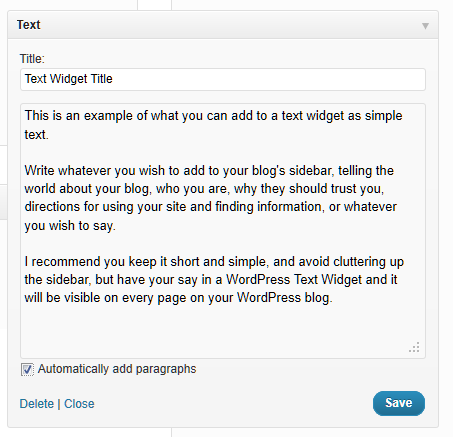
#> input picture test2.png, 453 x 437 px
$ python test2.py   (older library calls are emulated)
#> lines starting #> are read from the running program, lines starting #| are printed output that depends on the picture; after the words box and inside, x2 and y2 are one past the last pixel; in counts of white or black regions, pixels touching at a corner belong together
### process_image.py
import tempfile

import cv2
import numpy as np
from PIL import Image

IMAGE_SIZE = 2500
BINARY_THREHOLD = 180


# Source: https://stackoverflow.com/questions/28935983/preprocessing-image-for-tesseract-ocr-with-opencv#28936254


def process_image_for_ocr(file_path, IMAGE_SIZE=1800):
    temp_filename = set_image_dpi(file_path, IMAGE_SIZE=IMAGE_SIZE)
    im_new = remove_noise_and_smooth(temp_filename)
    return im_new
def getSuffix(filePath):
    dotIndex = filePath.find('.')
    return filePath[dotIndex:]

def set_image_dpi(file_path, IMAGE_SIZE=1800):
    im = Image.open(file_path)
    length_x, width_y = im.size
    factor = max(1, int(IMAGE_SIZE / length_x))
    size = factor * length_x, factor * width_y
    im_resized = im.resize(size, Image.ANTIALIAS)
    temp_file = tempfile.NamedTemporaryFile(delete=False, suffix=getSuffix(file_path))
    temp_filename = temp_file.name
    im_resized.save(temp_filename, dpi=(300, 300))
    return temp_filename


def image_smoothening(img):
    ret1, th1 = cv2.threshold(img, BINARY_THREHOLD, 255, cv2.THRESH_BINARY)
    ret2, th2 = cv2.threshold(th1, 0, 255, cv2.THRESH_BINARY + cv2.THRESH_OTSU)
    blur = cv2.GaussianBlur(th2, (1, 1), 0)
    ret3, th3 = cv2.threshold(blur, 0, 255, cv2.THRESH_BINARY + cv2.THRESH_OTSU)
    return th3


def remove_noise_and_smooth(file_name):
    img = cv2.imread(file_name, 0)
    filtered = cv2.adaptiveThreshold(img.astype(np.uint8), 255, cv2.ADAPTIVE_THRESH_MEAN_C, cv2.THRESH_BINARY, 41, 3)
    kernel = np.ones((1, 1), np.uint8)
    opening = cv2.morphologyEx(filtered, cv2.MORPH_OPEN, kernel)
    closing = cv2.morphologyEx(opening, cv2.MORPH_CLOSE, kernel)
    img = image_smoothening(img)
    or_image = cv2.bitwise_or(img, closing)
    return or_image

### test2.py
import cv2
from PIL import Image
from pytesseract import pytesseract
from process_image import process_image_for_ocr

img = process_image_for_ocr('test2.png', IMAGE_SIZE=1800)
#> in set_image_dpi, im is the input picture: PIL image 453x437 RGB; mean R, G, B 236.9, 237.5, 237.8
#> in set_image_dpi, `im_resized = im.resize(size, Image.ANTIALIAS)`:
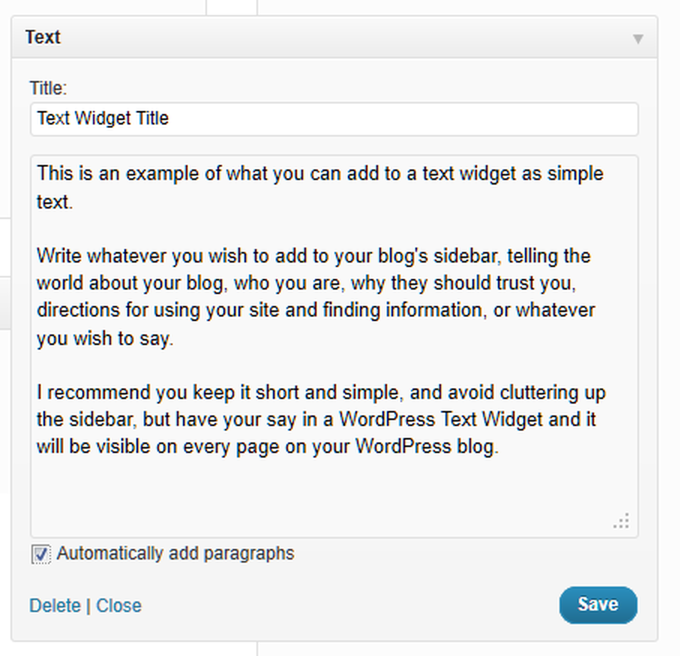
#> im_resized: PIL image 1359x1311 RGB (shown at 1/2 size); mean R, G, B 236.5, 237.1, 237.3
#> in remove_noise_and_smooth, `img = cv2.imread(file_name, 0)`:
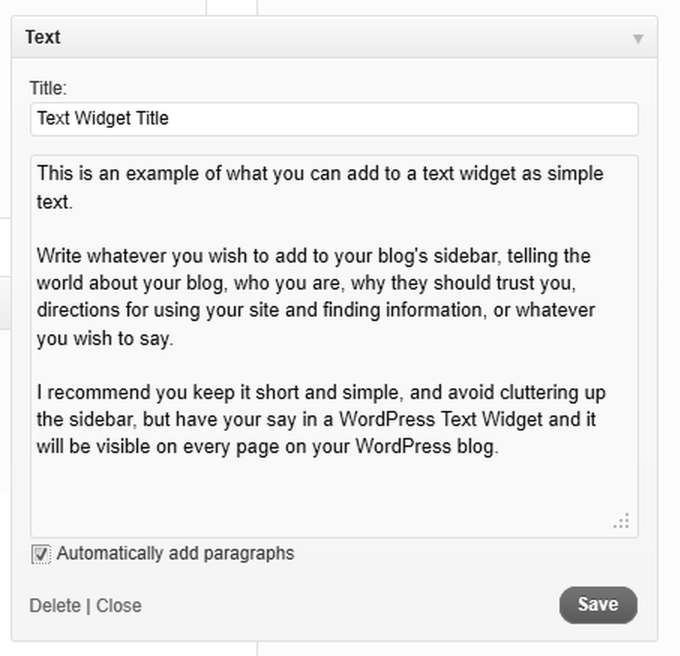
#> img: shape (1311, 1359) (shown at 1/2 size); min 0, max 255, mean 236.8
#> in remove_noise_and_smooth, `filtered = cv2.adaptiveThreshold(img.astype(np.uint8), 255, cv2.ADAPTI..`:
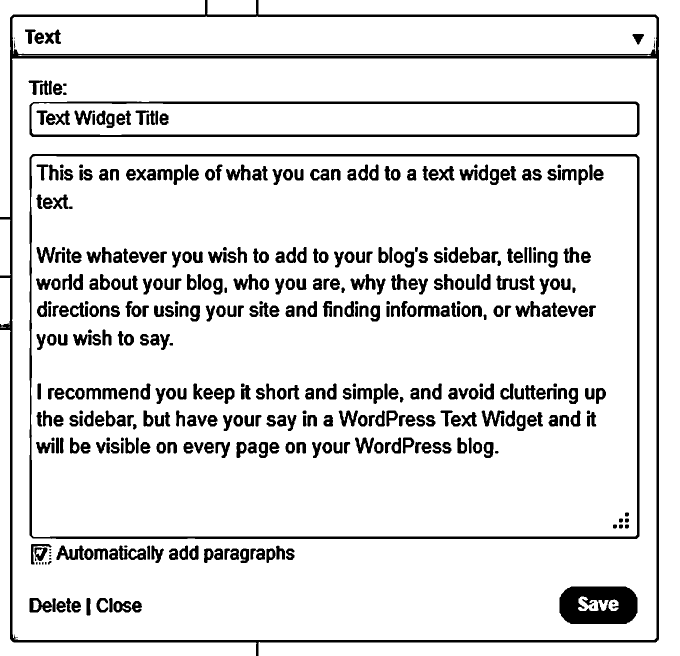
#> filtered: shape (1311, 1359) (shown at 1/2 size); 88.8% white; 468 black regions (13 under 20 px), largest, box (x1, y1, x2, y2) and area: (0, 0, 1318, 1311) 36745, (59, 308, 1279, 1078) 18777, (59, 203, 1279, 274) 12335
#> in image_smoothening, `ret1, th1 = cv2.threshold(img, BINARY_THREHOLD, 255, cv2.THRESH_BINARY)`:
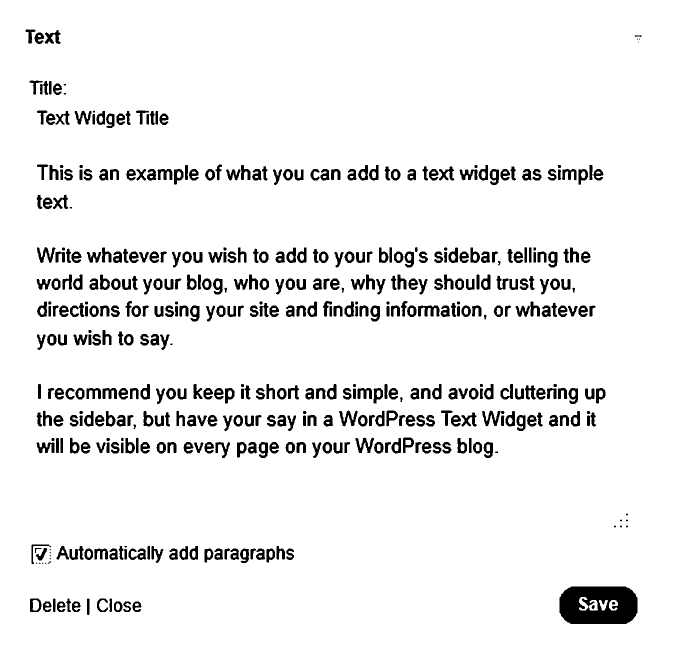
#> th1: shape (1311, 1359) (shown at 1/2 size); 93.3% white; 479 black regions (25 under 20 px), largest, box (x1, y1, x2, y2) and area: (1119, 1173, 1275, 1248) 9821, (836, 611, 879, 633) 575, (964, 821, 1009, 853) 556
#> in image_smoothening, `ret1, th1 = cv2.threshold(img, BINARY_THREHOLD, 255, cv2.THRESH_BINARY)`: ret1 = 180
#> in image_smoothening, `ret2, th2 = cv2.threshold(th1, 0, 255, cv2.THRESH_BINARY + cv2.THRESH_..`: ret2 = 0
#> in remove_noise_and_smooth, `or_image = cv2.bitwise_or(img, closing)`: or_image: shape (1311, 1359); 93.3% white; 479 black regions (27 under 20 px), largest, box (x1, y1, x2, y2) and area: (1119, 1173, 1275, 1248) 9516, (836, 611, 879, 633) 575, (964, 821, 1009, 853) 556
img2 = process_image_for_ocr('ap-physics-c-mech-frq-2017-02.png',IMAGE_SIZE=1800)
#> call 2 of set_image_dpi, with file_path = 'ap-physics-c-mech-frq-2017-02.png', IMAGE_SIZE = 1800
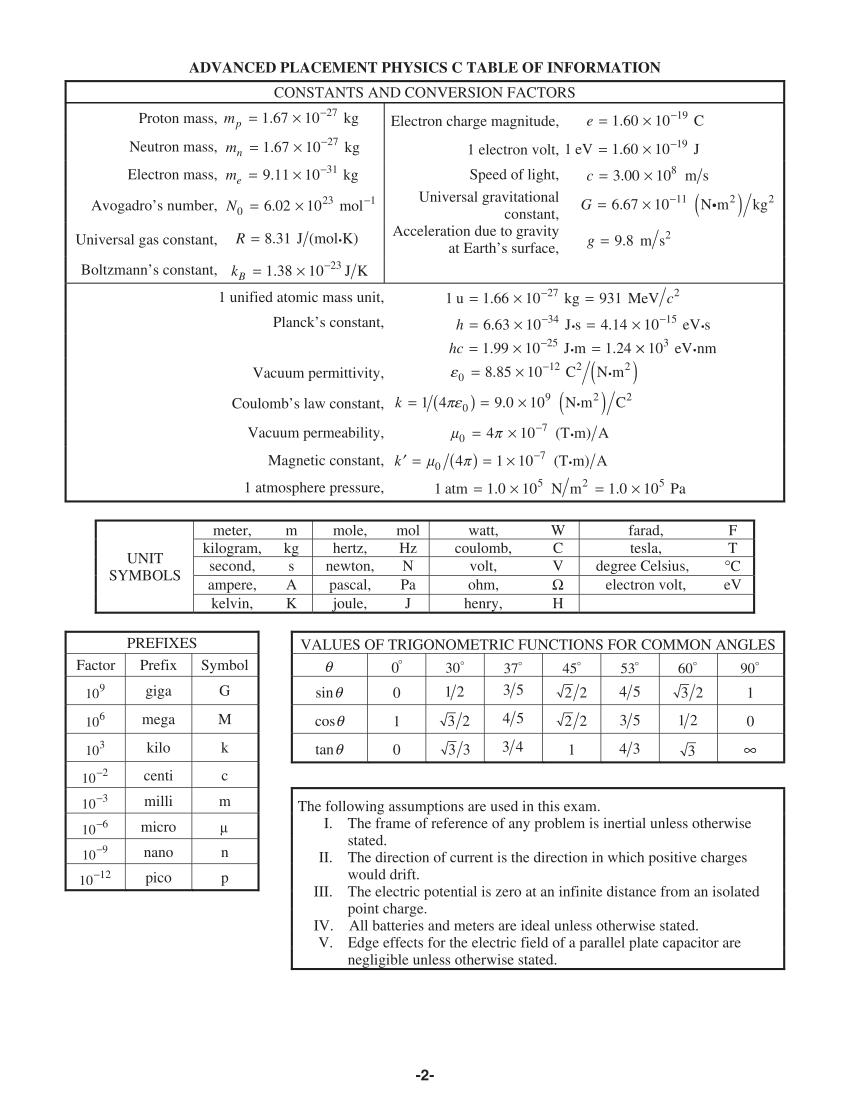
#> input picture ap-physics-c-mech-frq-2017-02.png, 1700 x 2200 px (shown at 1/2 size)
#> in set_image_dpi, im is the input picture: PIL image 1700x2200 P; mean R, G, B 242.8, 242.6, 242.7
#> in remove_noise_and_smooth (call 2), `filtered = cv2.adaptiveThreshold(img.astype(np.uint8), 255, cv2.ADAPTI..`:
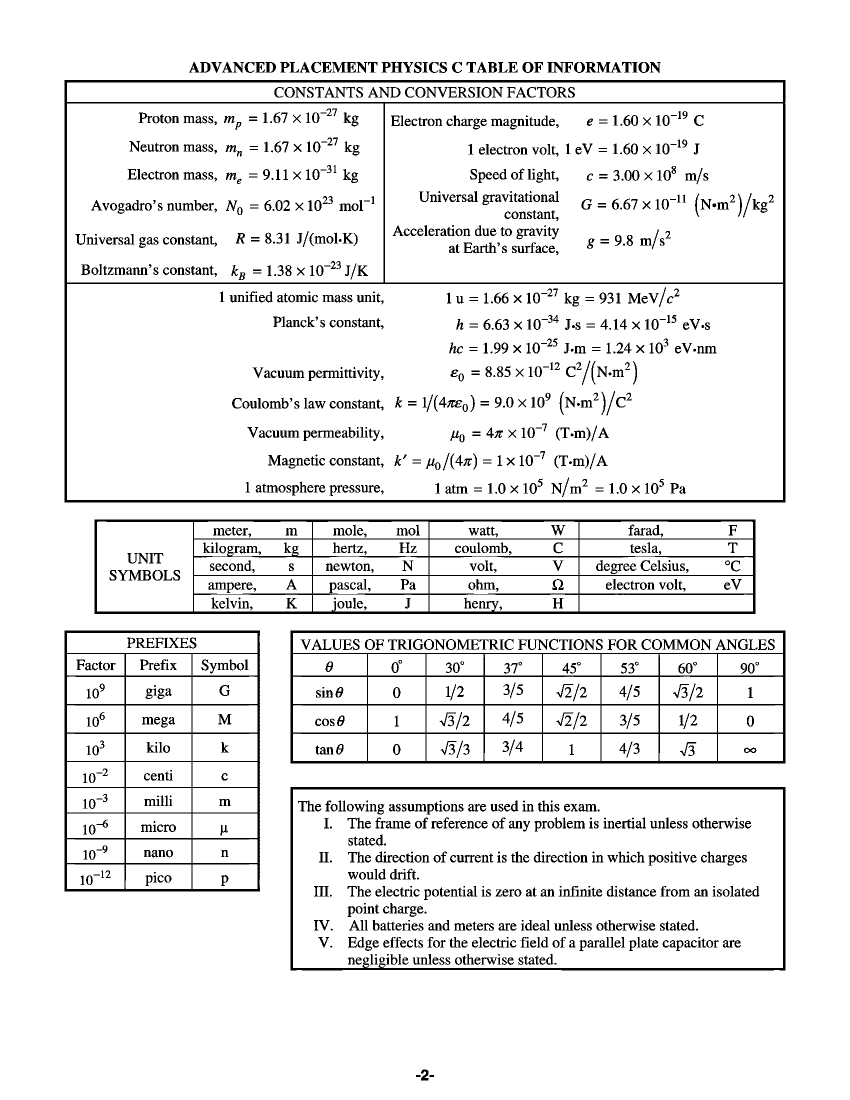
#> filtered: shape (2200, 1700) (shown at 1/2 size); 92.5% white; 1562 black regions (96 under 20 px), largest, box (x1, y1, x2, y2) and area: (129, 160, 1571, 1005) 32434, (189, 1039, 1511, 1228) 26559, (581, 1261, 1571, 1527) 26410
#> in image_smoothening (call 2), `ret1, th1 = cv2.threshold(img, BINARY_THREHOLD, 255, cv2.THRESH_BINARY)`:
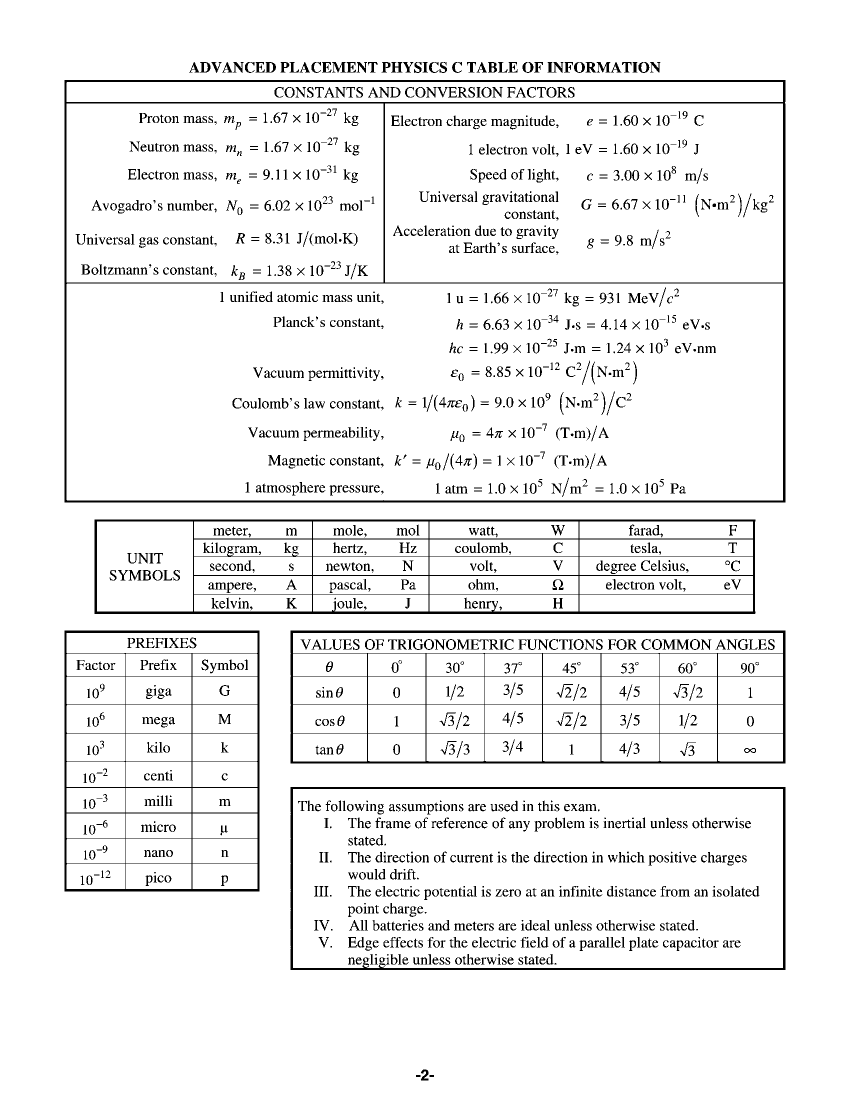
#> th1: shape (2200, 1700) (shown at 1/2 size); 93.9% white; 1663 black regions (140 under 20 px), largest, box (x1, y1, x2, y2) and area: (129, 160, 1571, 1005) 27309, (189, 1039, 1511, 1228) 22086, (581, 1261, 1571, 1527) 17978
# img = cv2.imread(test)

print(pytesseract.image_to_string(img2))
#> (this line was passed over: pytesseract is not available in this run)
# OR explicit beforehand converting
# print(pytesseract.image_to_string(Image.fromarray(img)))
